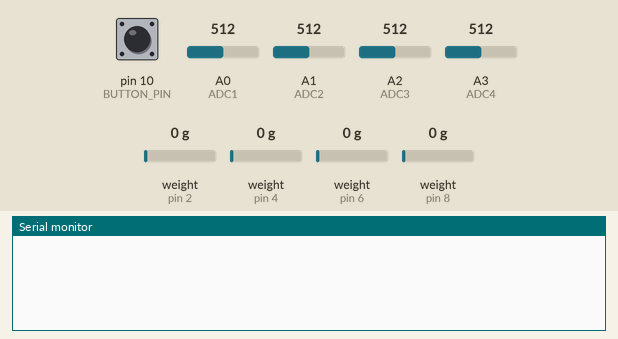
This sketch was run on a simulated Arduino Uno, built with avr-gcc and run on an emulated ATmega328P. Parts: the last lines printed to the serial monitor. The test bench sets the inputs (shaded band); at power-on: pin 10 (BUTTON_PIN) HIGH, weight on the scale (sensors on pin 2, pin 4, pin 6, pin 8) 0 g, A0 (ADC1) = 512, A1 (ADC2) = 512, A2 (ADC3) = 512, A3 (ADC4) = 512.

Above: at 3.7 s.
3.8 s: pin 10 (BUTTON_PIN) pulled LOW for 0.15 s
At 4.46 s:
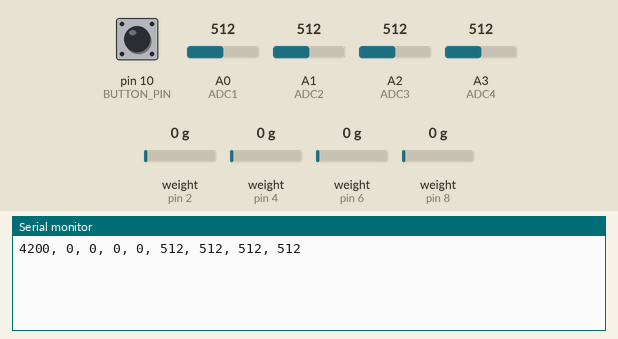
6.1 s: weight on the scale (sensor on pin 2) set to 100 g
At 6.47 s:
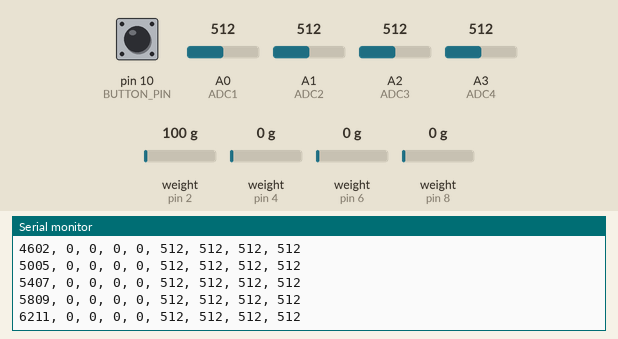
7.6 s: weight on the scale (sensor on pin 4) set to 100 g
At 7.68 s:
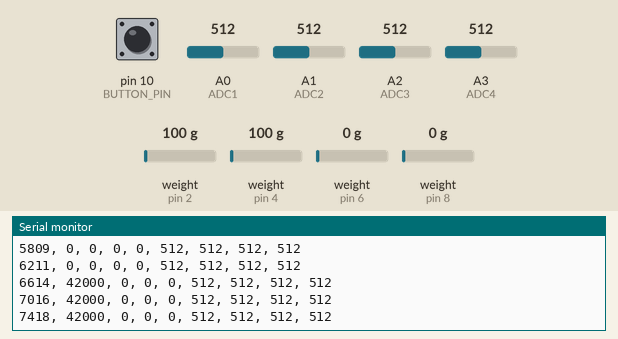
9.1 s: weight on the scale (sensor on pin 6) set to 100 g
At 9.29 s:
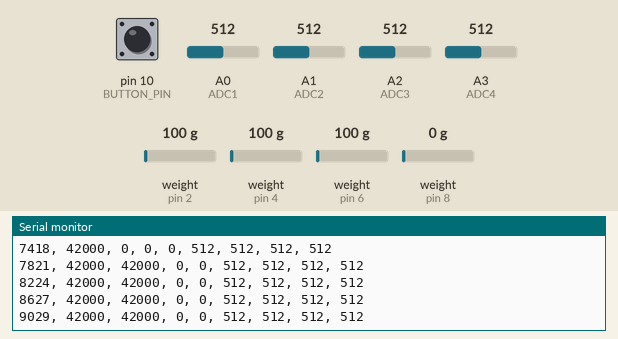
10.6 s: weight on the scale (sensor on pin 8) set to 100 g
At 10.9 s:
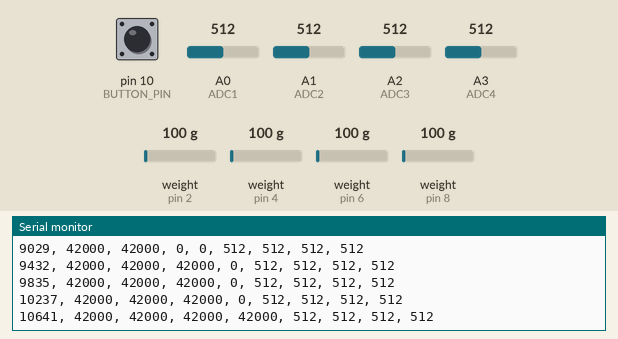
12.1 s: A0 (ADC1) set to 716
At 12.11 s:
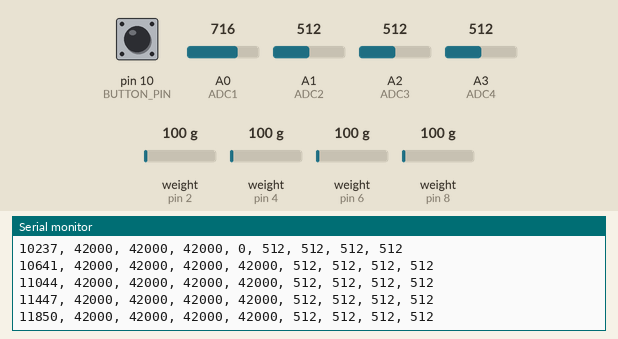
Timing chart, 0 to 14.6 s (numbered marks = the images above; inputs shaded):
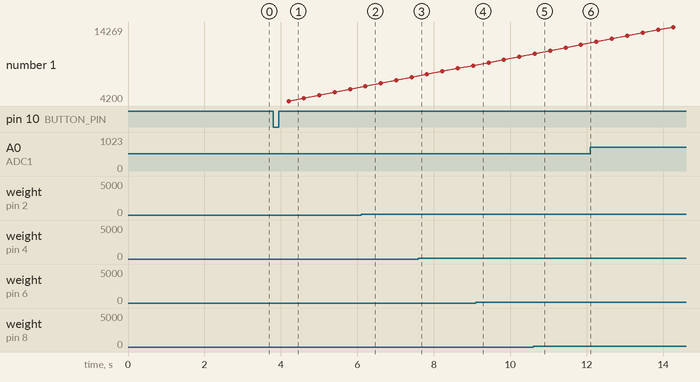

Measured:
- after the input at 3.8 s, the serial monitor: prints a new line after 0.40 s (image 1)
- after the input at 10.6 s, the serial monitor: prints a new line at once (image 5)
- plotted number 1: 10237 → 11850 after the input at 10.6 s

The sketch:

bancada.ino
```cpp
// Create a code to receive data from 4 different load cells attached to a HX711 and 4 different pressure sensors attached to the ADCs of the ESP32
// The data will be saved into a sd card

#include <Arduino.h>
#include <HX711.h>
#include <SPI.h>
#include <SD.h>
#include <Wire.h>

// // Define the pins used by the first load cell
// #define DOUT1  25
// #define CLK1   26
// // Define the pins used by the second load cell
// #define DOUT2  14
// #define CLK2   32
// // Define the pins used by the third load cell
// #define DOUT3  15
// #define CLK3   33
// // Define the pins used by the fourth load cell
// #define DOUT4  27
// #define CLK4   12

// // Define the pins used by the pressure sensors
// #define ADC1 34 // A2
// #define ADC2 39 // A3
// #define ADC3 36 // A4
// #define ADC4 35 //  A5

// Define the pins used by the first load cell
#define DOUT1  2
#define CLK1   3
// Define the pins used by the second load cell
#define DOUT2  4
#define CLK2   5
// Define the pins used by the third load cell
#define DOUT3  6
#define CLK3   7
// Define the pins used by the fourth load cell
#define DOUT4  8
#define CLK4   9

// Define the pins used by the pressure sensors
#define ADC1 A0 // A2
#define ADC2 A1 // A3
#define ADC3 A2 // A4
#define ADC4 A3 //  A5

// Define the pins used by the SD card
// #define SD_CS  5

// Define the pins used by the button to control the data collection
#define BUTTON_PIN 10

// Define the number of samples to be collected
#define SAMPLES 50

// Initialize the HX711 objects
HX711 scale1;
HX711 scale2;
HX711 scale3;
HX711 scale4;

void setup()
{
    Serial.begin(115200);

    delay(500);

    // Initialize the HX711
    scale1.begin(DOUT1, CLK1);
    scale2.begin(DOUT2, CLK2);
    scale3.begin(DOUT3, CLK3);
    scale4.begin(DOUT4, CLK4);

    delay(2000);

    // Check if the HX711 is connected
    if (!scale1.is_ready())
    {
        Serial.println("HX711 No.1 not found");
        // return;
    }
    if (!scale2.is_ready())
    {
        Serial.println("HX711 No.2 not found");
        // return;
    }
    if (!scale3.is_ready())
    {
        Serial.println("HX711 No.3 not found");
        // return;
    }
    if (!scale4.is_ready())
    {
        Serial.println("HX711 No.4 not found");
        // return;
    }

    // Initialize the pressure sensors pins
    pinMode(ADC1, INPUT);
    pinMode(ADC2, INPUT);
    pinMode(ADC3, INPUT);
    pinMode(ADC4, INPUT);

    // Initialize the button pin
    pinMode(BUTTON_PIN, INPUT_PULLUP);
}

void loop()
{
    // If the button is pressed, start the data collection
    if (digitalRead(BUTTON_PIN) == LOW)
    {

        // Serial.println("Starting data collection");
        // Serial.println("-=-=-=-=-=-=-=-=-=-=-=-=-=-=-=-=-=-=-=-=-=-=-=-=-=-=-=-=-=-=-");

        for (int i=0; i<SAMPLES; i++){
            // Read the data from the load cells
            long reading1 = scale1.read();
            long reading2 = scale2.read();
            long reading3 = scale3.read();
            long reading4 = scale4.read();

            // Read the data from the pressure sensors
            int reading5 = analogRead(ADC1);
            int reading6 = analogRead(ADC2);
            int reading7 = analogRead(ADC3);
            int reading8 = analogRead(ADC4);

            // Print the data into the serial monitor
            Serial.print(millis());
            Serial.print(", ");
            Serial.print(reading1);
            Serial.print(", ");
            Serial.print(reading2);
            Serial.print(", ");
            Serial.print(reading3);
            Serial.print(", ");
            Serial.print(reading4);
            Serial.print(", ");
            Serial.print(reading5);
            Serial.print(", ");
            Serial.print(reading6);
            Serial.print(", ");
            Serial.print(reading7);
            Serial.print(", ");
            Serial.println(reading8);

        }

        // Serial.println("-=-=-=-=-=-=-=-=-=-=-=-=-=-=-=-=-=-=-=-=-=-=-=-=-=-=-=-=-=-=-");
        // Serial.println("Data collection finished\n");

    }
}
```
